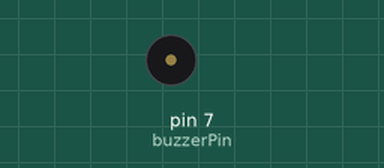
This sketch was run on a simulated Arduino Uno, built with avr-gcc and run on an emulated ATmega328P. Shown: buzzer (waves = sounding, pin HIGH).

Above: at 0.2 s.
Timing chart, 0 to 3.0 s (numbered marks = the images above):
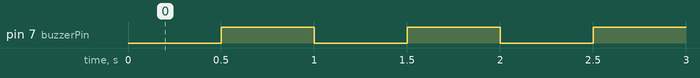

The sketch:

Sketch_08.1_Active_Buzzer.ino
```cpp
/*
  Active_Buzzer

  modified 2021/7/1
  by http://www.freenove.com
*/

int buzzerPin = 7;    // the number of the buzzer pin

void setup() {
  pinMode(buzzerPin, OUTPUT); // Set Buzzer pin into output mode
}

void loop() {
  digitalWrite(buzzerPin, LOW);     // Turn off Buzzer
	delay(500);
  digitalWrite(buzzerPin, HIGH);    // Turn on Buzzer
	delay(500);
}
```

Measured:
- by itself, pin 7 (buzzerPin): alternates HIGH for 0.50 s and LOW for 0.50 s
